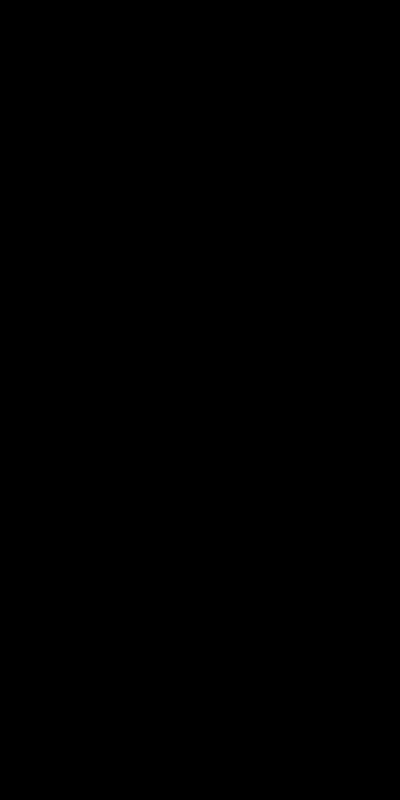
Frame 1 (no input)
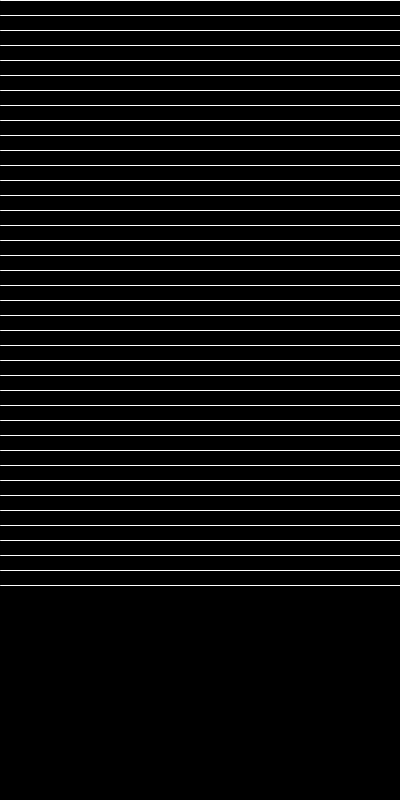
Frame 60 (the mouse pressed at the canvas centre just before this capture)
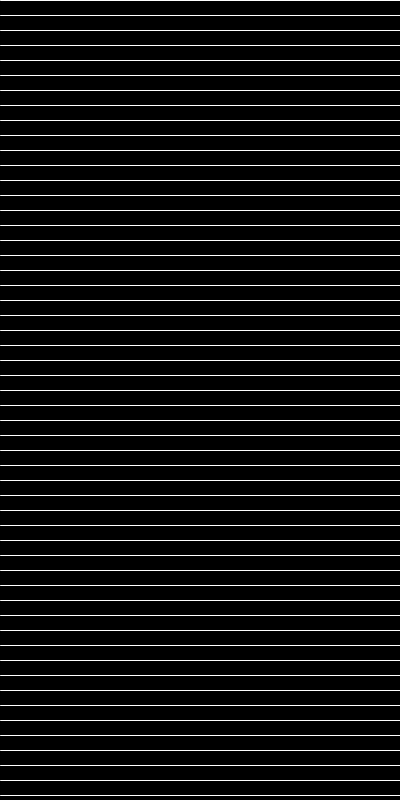
Frame 120 (the mouse held since frame 60 and released just before this capture)

The Processing sketch that drew these frames (run headless with seeded random() and noise(); from frame 60 on, the mouse is pressed at the canvas centre):

// Processing sketch: Excercise_6_5
// ── Excercise_6_5.pde
int endY;

void setup() {
  size(400, 800);
  frameRate(10);
  endY = 0;
}

void draw() {
  background(0);
  for (int y = 0; y < endY; y += 15) {
    stroke(255);
    line(0, y, width, y);
  }
  endY += 10;
}
